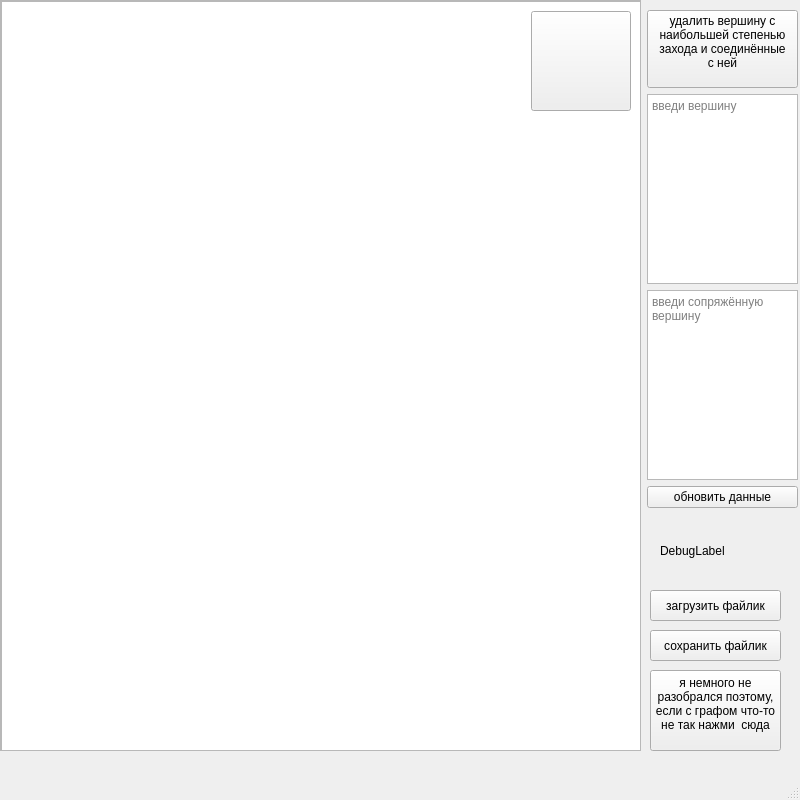
<?xml version="1.0" encoding="UTF-8"?>
<ui version="4.0">
 <class>MainWindow</class>
 <widget class="QMainWindow" name="MainWindow">
  <property name="geometry">
   <rect>
    <x>0</x>
    <y>0</y>
    <width>800</width>
    <height>800</height>
   </rect>
  </property>
  <property name="windowTitle">
   <string>MainWindow</string>
  </property>
  <widget class="QWidget" name="centralwidget">
   <widget class="QWidget" name="layoutWidget">
    <property name="geometry">
     <rect>
      <x>647</x>
      <y>10</y>
      <width>151</width>
      <height>498</height>
     </rect>
    </property>
    <layout class="QVBoxLayout" name="verticalLayout">
     <property name="sizeConstraint">
      <enum>QLayout::SetNoConstraint</enum>
     </property>
     <item>
      <widget class="QPushButton" name="deleteBtn">
       <property name="font">
        <font>
         <strikeout>false</strikeout>
         <stylestrategy>PreferDefault</stylestrategy>
        </font>
       </property>
       <property name="cursor">
        <cursorShape>ArrowCursor</cursorShape>
       </property>
       <property name="text">
        <string>удалить вершину с 
наибольшей степенью
захода и соединённые
с ней
     </string>
       </property>
      </widget>
     </item>
     <item>
      <widget class="QTextEdit" name="head">
       <property name="placeholderText">
        <string>введи вершину</string>
       </property>
      </widget>
     </item>
     <item>
      <widget class="QTextEdit" name="toHead">
       <property name="placeholderText">
        <string>введи сопряжённую вершину</string>
       </property>
      </widget>
     </item>
     <item>
      <widget class="QPushButton" name="update">
       <property name="text">
        <string>обновить данные</string>
       </property>
      </widget>
     </item>
    </layout>
   </widget>
   <widget class="QScrollArea" name="scrollArea">
    <property name="geometry">
     <rect>
      <x>0</x>
      <y>0</y>
      <width>641</width>
      <height>751</height>
     </rect>
    </property>
    <property name="widgetResizable">
     <bool>true</bool>
    </property>
    <widget class="QWidget" name="scrollAreaWidgetContents">
     <property name="geometry">
      <rect>
       <x>0</x>
       <y>0</y>
       <width>639</width>
       <height>749</height>
      </rect>
     </property>
     <widget class="QGraphicsView" name="graphicsView">
      <property name="geometry">
       <rect>
        <x>0</x>
        <y>0</y>
        <width>641</width>
        <height>751</height>
       </rect>
      </property>
     </widget>
     <widget class="QPushButton" name="addBtn">
      <property name="geometry">
       <rect>
        <x>530</x>
        <y>10</y>
        <width>100</width>
        <height>100</height>
       </rect>
      </property>
      <property name="styleSheet">
       <string notr="true"/>
      </property>
      <property name="text">
       <string/>
      </property>
      <property name="icon">
       <iconset>
        <normaloff>src/add.png</normaloff>src/add.png</iconset>
      </property>
      <property name="iconSize">
       <size>
        <width>100</width>
        <height>100</height>
       </size>
      </property>
     </widget>
    </widget>
   </widget>
   <widget class="QLabel" name="debugLabel">
    <property name="geometry">
     <rect>
      <x>660</x>
      <y>530</y>
      <width>101</width>
      <height>41</height>
     </rect>
    </property>
    <property name="text">
     <string>DebugLabel</string>
    </property>
   </widget>
   <widget class="QPushButton" name="upload">
    <property name="geometry">
     <rect>
      <x>650</x>
      <y>590</y>
      <width>131</width>
      <height>31</height>
     </rect>
    </property>
    <property name="text">
     <string>загрузить файлик</string>
    </property>
   </widget>
   <widget class="QPushButton" name="download">
    <property name="geometry">
     <rect>
      <x>650</x>
      <y>630</y>
      <width>131</width>
      <height>31</height>
     </rect>
    </property>
    <property name="text">
     <string>сохранить файлик</string>
    </property>
   </widget>
   <widget class="QPushButton" name="upAllBtn">
    <property name="geometry">
     <rect>
      <x>650</x>
      <y>670</y>
      <width>131</width>
      <height>81</height>
     </rect>
    </property>
    <property name="text">
     <string>я немного не
разобрался поэтому, 
если с графом что-то
не так нажми  сюда
</string>
    </property>
   </widget>
  </widget>
  <widget class="QMenuBar" name="menubar">
   <property name="geometry">
    <rect>
     <x>0</x>
     <y>0</y>
     <width>800</width>
     <height>21</height>
    </rect>
   </property>
  </widget>
  <widget class="QStatusBar" name="statusbar"/>
 </widget>
 <resources/>
 <connections/>
</ui>
